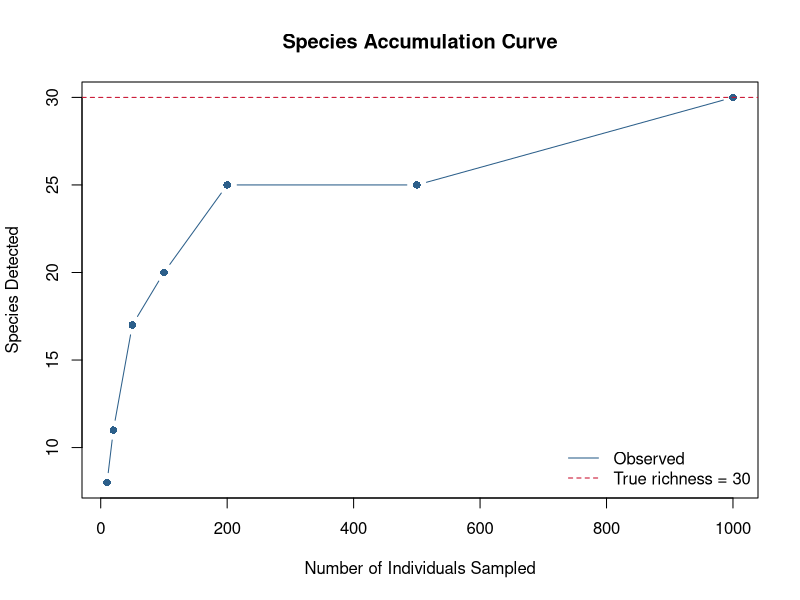
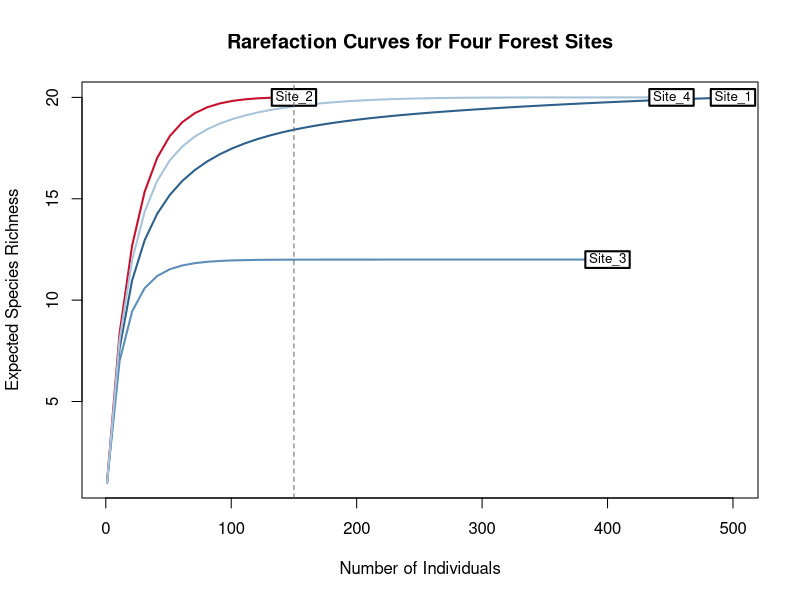
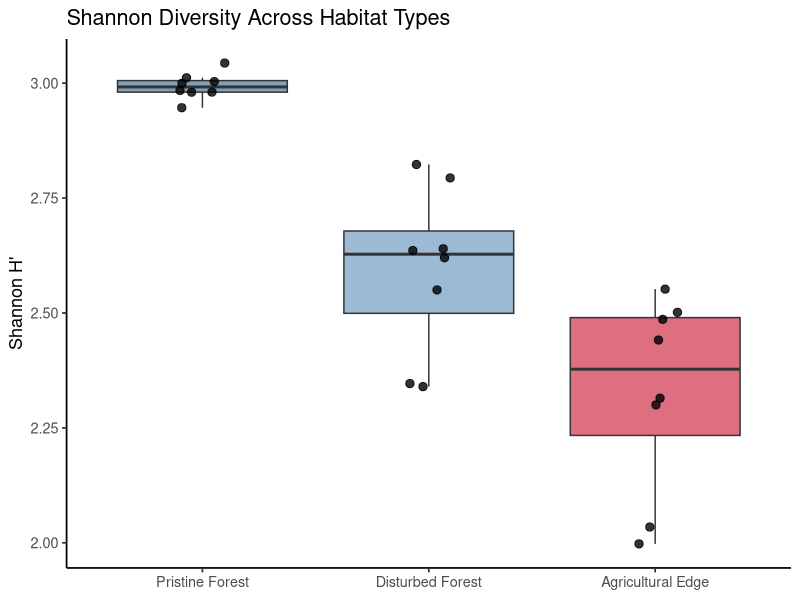
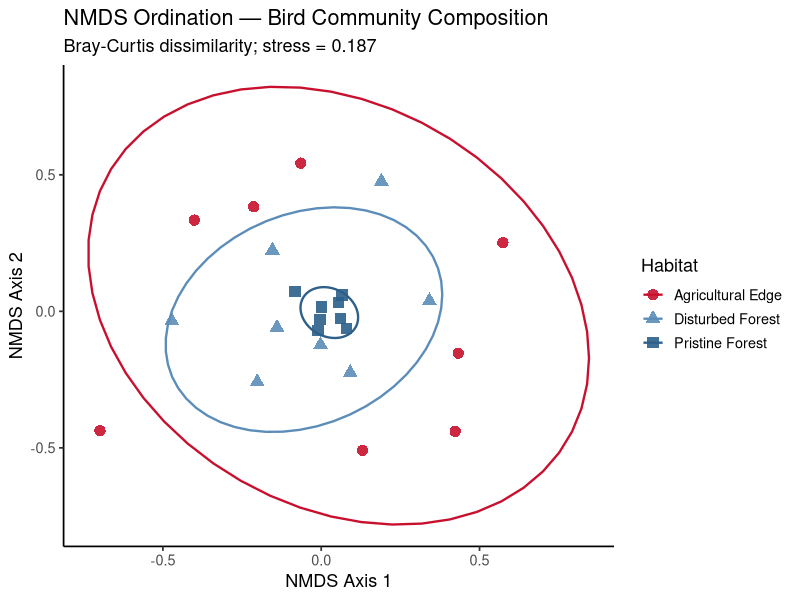

Reproduce these figures in R, in order.
## ---- chunk 1
knitr::opts_chunk$set(echo = TRUE)
## ---- chunk 2
# Demonstrate: richness increases with sample size
set.seed(42)

# Simulate a community with 30 species, log-normal abundance distribution
true_abundance <- round(rlnorm(30, meanlog = 3, sdlog = 1.2))
true_abundance <- sort(true_abundance, decreasing = TRUE)
species_pool   <- rep(paste0("Sp", 1:30), times = true_abundance)

# Draw samples of increasing size and count species found
sample_sizes <- c(10, 20, 50, 100, 200, 500, 1000)
richness_found <- sapply(sample_sizes, function(n) {
  samp <- sample(species_pool, min(n, length(species_pool)), replace = FALSE)
  length(unique(samp))
})

plot(sample_sizes, richness_found,
     type = "b", pch = 16, col = "#2C5F8A",
     xlab = "Number of Individuals Sampled",
     ylab = "Species Detected",
     main = "Species Accumulation Curve")
abline(h = 30, col = "#C8102E", lty = 2)
legend("bottomright", c("Observed", "True richness = 30"),
       col = c("#2C5F8A", "#C8102E"), lty = c(1, 2), bty = "n")
## ---- chunk 3
library(vegan)

# Simulate four forest sites with different sampling effort and true diversity
set.seed(7)
site_data <- matrix(
  c(rmultinom(1, 500, prob = runif(20)),   # Site 1: n=500, 20 spp
    rmultinom(1, 150, prob = runif(20)),   # Site 2: n=150, 20 spp (under-sampled)
    rmultinom(1, 400, prob = c(runif(12), rep(0, 8))),  # Site 3: n=400, only 12 spp
    rmultinom(1, 350, prob = runif(18))),  # Site 4: n=350, 18 spp
  nrow = 4, byrow = TRUE
)
colnames(site_data) <- paste0("Sp", 1:20)
rownames(site_data) <- paste0("Site_", 1:4)

# Raw species richness (unfair comparison)
specnumber(site_data)
## ---- chunk 4
# Rarefaction curves — each curve shows expected richness at n individuals
rarecurve(site_data,
          step   = 10,
          col    = c("#2C5F8A", "#C8102E", "#5B8DB8", "#A8C4D9"),
          lwd    = 2,
          xlab   = "Number of Individuals",
          ylab   = "Expected Species Richness",
          main   = "Rarefaction Curves for Four Forest Sites",
          label  = TRUE)

# Vertical line at minimum sample size
abline(v = min(rowSums(site_data)), col = "grey40", lty = 2)
## ---- chunk 5
# Rarefied richness at the minimum sample size
min_n <- min(rowSums(site_data))
cat("Minimum sample size:", min_n, "\n\n")
cat("Rarefied species richness at n =", min_n, ":\n")
print(rarefy(site_data, sample = min_n))
## ---- chunk 6
set.seed(99)

# Simulate three habitat types with 8 replicate 1-ha plots each
# Habitat: pristine forest, disturbed forest, agricultural edge
generate_community <- function(n_plots, n_spp, total_ind, dominance_factor) {
  sapply(1:n_plots, function(i) {
    probs <- runif(n_spp)^dominance_factor   # Higher = more dominance
    rmultinom(1, total_ind, prob = probs / sum(probs))
  })
}

pristine   <- t(generate_community(8, 25, 300, 1))
disturbed  <- t(generate_community(8, 25, 300, 2.5))
agri_edge  <- t(generate_community(8, 25, 300, 4))

h_pristine  <- diversity(pristine,  "shannon")
h_disturbed <- diversity(disturbed, "shannon")
h_agri      <- diversity(agri_edge, "shannon")

diversity_df <- data.frame(
  H       = c(h_pristine, h_disturbed, h_agri),
  Habitat = rep(c("Pristine Forest", "Disturbed Forest", "Agricultural Edge"),
                each = 8)
)
diversity_df$Habitat <- factor(diversity_df$Habitat,
                                levels = c("Pristine Forest", "Disturbed Forest", "Agricultural Edge"))
## ---- chunk 7
library(ggplot2)

ggplot(diversity_df, aes(x = Habitat, y = H, fill = Habitat)) +
  geom_boxplot(alpha = 0.6, outlier.shape = NA) +
  geom_jitter(width = 0.1, size = 2.5, alpha = 0.8) +
  scale_fill_manual(values = c("Pristine Forest"   = "#2C5F8A",
                               "Disturbed Forest"  = "#5B8DB8",
                               "Agricultural Edge" = "#C8102E")) +
  labs(title = "Shannon Diversity Across Habitat Types",
       x     = NULL, y = "Shannon H'") +
  theme_classic(base_size = 13) +
  theme(legend.position = "none")
## ---- chunk 8
# Kruskal-Wallis test (non-parametric — suitable for small n per group)
kruskal.test(H ~ Habitat, data = diversity_df)
## ---- chunk 9
# Pairwise comparisons with Benjamini-Hochberg correction
pairwise.wilcox.test(diversity_df$H, diversity_df$Habitat,
                     p.adjust.method = "BH")
## ---- chunk 10
# Bray-Curtis dissimilarity: 0 = identical communities, 1 = completely different
all_sites <- rbind(pristine, disturbed, agri_edge)
rownames(all_sites) <- c(paste0("Pris_", 1:8),
                         paste0("Dist_", 1:8),
                         paste0("Agri_", 1:8))

bray_dist <- vegdist(all_sites, method = "bray")

# Mean within-group and between-group dissimilarity
dist_matrix <- as.matrix(bray_dist)

cat("Mean Bray-Curtis dissimilarity:\n")
cat("  Within Pristine:    ",
    round(mean(dist_matrix[1:8, 1:8][upper.tri(dist_matrix[1:8, 1:8])]), 3), "\n")
cat("  Within Agricultural:",
    round(mean(dist_matrix[17:24, 17:24][upper.tri(dist_matrix[17:24, 17:24])]), 3), "\n")
cat("  Pristine vs Agri:   ",
    round(mean(dist_matrix[1:8, 17:24]), 3), "\n")
## ---- chunk 11
# Run NMDS on the full community matrix
set.seed(42)
nmds_result <- metaMDS(all_sites,
                        distance = "bray",
                        k        = 2,   # 2 dimensions
                        trymax   = 50)

cat("NMDS stress:", round(nmds_result$stress, 3), "\n")
cat("Stress < 0.10 = good; < 0.20 = acceptable; > 0.20 = suspect\n")
## ---- chunk 12
# Extract site scores (coordinates in ordination space)
scores_df <- as.data.frame(scores(nmds_result, display = "sites"))
scores_df$Habitat <- rep(c("Pristine Forest", "Disturbed Forest", "Agricultural Edge"),
                          each = 8)

ggplot(scores_df, aes(x = NMDS1, y = NMDS2, colour = Habitat, shape = Habitat)) +
  geom_point(size = 3.5, alpha = 0.9) +
  stat_ellipse(level = 0.80, linewidth = 0.8) +
  scale_colour_manual(values = c("Pristine Forest"   = "#2C5F8A",
                                 "Disturbed Forest"  = "#5B8DB8",
                                 "Agricultural Edge" = "#C8102E")) +
  labs(title    = "NMDS Ordination — Bird Community Composition",
       subtitle  = paste0("Bray-Curtis dissimilarity; stress = ",
                          round(nmds_result$stress, 3)),
       x        = "NMDS Axis 1",
       y        = "NMDS Axis 2") +
  theme_classic(base_size = 13)
